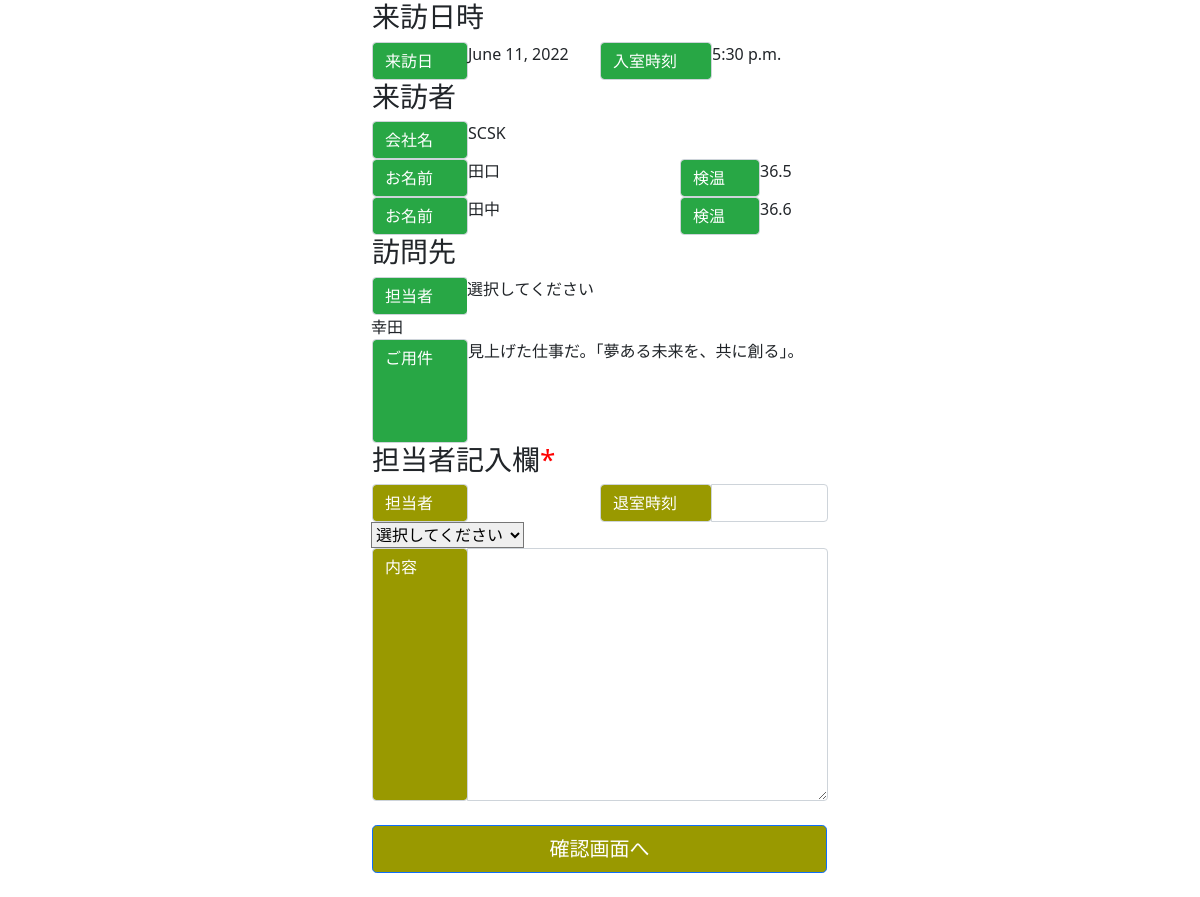
/detail/6/, run on the app's committed database.
### test_app/models.py (models this page shows, shortened)
class Visitors(models.Model):
    date = models.DateField(verbose_name='日付')
    time = models.TimeField(verbose_name='来室時刻')
    company_name = models.CharField(verbose_name='会社名', max_length=50, null=True, blank=True)
    visitor_name = models.CharField(verbose_name='お名前', max_length=25)
    temperature = models.FloatField(verbose_name='検温')
    accompany1_name = models.CharField(verbose_name='同行者1お名前', max_length=25, null=True, blank=True)
    accompany1_temp = models.FloatField(verbose_name='同行者1検温', null=True, blank=True)
    accompany2_name = models.CharField(verbose_name='同行者2お名前', max_length=25, null=True, blank=True)
    accompany2_temp = models.FloatField(verbose_name='同行者2検温', null=True, blank=True)
    accompany3_name = models.CharField(verbose_name='同行者3お名前', max_length=25, null=True, blank=True)
    accompany3_temp = models.FloatField(verbose_name='同行者3検温', null=True, blank=True)
    position = models.CharField(verbose_name='役職', max_length=25, null=True, blank=True)
    interviewer = models.CharField(verbose_name='担当者', max_length=25, null=True, blank=True)
    content = models.TextField(verbose_name='ご用件', null=True, blank=True)
    is_contacted = models.BooleanField(default=False, help_text='コンタクトしたらTrue')
    class Meta:
        db_table = 'visitors_history'
        verbose_name = '来訪者履歴'
        verbose_name_plural = '来訪者履歴'

### test_app/views.py (the view)
# urls.py: path('detail/<int:pk>/', views.detail, name='detail'),
def detail(request, pk):
    visitor = Visitors.objects.get(pk=pk)
    print(visitor.is_contacted)
    if visitor.is_contacted:
        contact = Contact.objects.filter(contact__pk=pk)[0]
        context = {
            'visitor': visitor,
            'contact': contact,
        }
        print(contact)
    else:
        form = MemberForm()
        context = {
            'visitor': visitor,
            'form': form,
        }
    return render(request, 'test_app/detail.html', context)

### test_app/forms.py
class MemberForm(forms.Form):
    member = forms.ModelChoiceField(Member.objects,  label='', empty_label='選択してください', to_field_name='name', required=False)

### test_app/models.py (called while the page is built)
    def __str__(self):
        return self.post.name + ' / ' + self.name

### test_app/templates/test_app/detail.html (shortened to what this page needs)
{% load static %}
<!DOCTYPE html>
<html lang="en">
  <head>
    <link href="https://cdn.jsdelivr.net/npm/bootstrap@5.0.2/dist/css/bootstrap.min.css" rel="stylesheet">
    <link rel="stylesheet" href="{% static 'css/mystyle.css' %}">
  </head>
  <body>
    <div class="container-fluid">
        <div class="row">
            <h3>来訪日時</h3>
              <div class="col" style="padding: 0; padding-left: 12px;">
                <div class="input-group">
                  <div class="input-group-prepend">
                    <div class="theme-label-contact form-control">来訪日</div>
                  </div>
                  {{ visitor.date }}
                </div>
              </div>
              <div class="col" style="padding: 0; padding-right: 12px;">
                <div class="input-group">
                  <div class="input-group-prepend">
                    <div class="theme-label-time-contact form-control">入室時刻</div>
                  </div>
                  {{ visitor.time }}
                </div>
              </div>
              <h3>来訪者</h3>
              <div class="input-group">
                <div class="input-group-prepend">
                  <div class="theme-label-contact form-control">会社名</div>
                </div>
                {{ visitor.company_name }}
              </div>
              <div class="col-8" style="padding: 0; padding-left: 12px;">
              <div class="input-group">
                <div class="input-group-prepend">
                  <div class="theme-label-contact form-control">お名前</div>
                </div>
                {{ visitor.visitor_name }}
              </div>
              </div>
              <div class="col-4" style="padding: 0; padding-right: 12px;">
                <div class="input-group">
                  <div class="input-group-prepend">
                    <div class="theme-label-tempcheck-contact form-control">検温</div>
                  </div>
                  {{ visitor.temperature }}
                </div>
              </div>
            </div>
            {% if visitor.accompany1_name %}
            <div class="row" style="padding: 0;">
              <div class="col-8" style="padding: 0; padding-left: 12px;">
              <div class="input-group">
                <div class="input-group-prepend">
                  <div class="theme-label-contact form-control">お名前</div>
                </div>
                {{ visitor.accompany1_name }}
              </div>
              </div>
              <div class="col-4" style="padding: 0; padding-right: 12px;">
                <div class="input-group">
                  <div class="input-group-prepend">
                    <div class="theme-label-tempcheck-contact form-control">検温</div>
                  </div>
                  {{ visitor.accompany1_temp }}
                </div>
              </div>
            </div>
            {% endif %}
        <div class="row">
            <h3>訪問先</h3>
            <div class="input-group">
              <div class="input-group-prepend">
                <div class="theme-label-contact form-control">担当者</div>
              </div>
              <div class="left-column-contact">
                {{ visitor.position }}
              </div>
              <div class="right-column-contact">
                {{ visitor.interviewer }}
              </div>
            </div>
            <div class="input-group">
              <div class="input-group-prepend">
                <div class="theme-label-textarea-contact form-control" rows="5">ご用件</div>
              </div>
              {{ visitor.content | linebreaksbr }}
            </div>
        </div>
      <div class="row">
        <h3>担当者記入欄<span style="color: red;">*</span></h3>
        {% if visitor.is_contacted %}
        <div class="col" style="padding: 0; padding-left: 12px;">
          <div class="input-group">
            <div class="input-group-prepend">
              <div class="theme-label-contact form-control">担当者</div>
            </div>
            {{ contact.interviewer }}
          </div>
        </div>
        <div class="col" style="padding: 0; padding-right: 12px;">
          <div class="input-group">
            <div class="input-group-prepend">
              <div class="theme-label-time-contact form-control">退室時刻</div>
            </div>
            {{ contact.time }}
          </div>
        </div>
        <div class="input-group">
          <div class="input-group-prepend">
            <div class="theme-label-textarea-contact form-control" rows="5">内容</div>
          </div>
          {{ contact.contents | linebreaksbr }}
        </div>
        <div>
        <br>
        </div>
        <div class="row" style="padding-right: 1px; padding-left: 24px;">
        {% comment %} <button type="button" class="btn btn-primary btn-sm" style="background-color:#006400;" onclick="location.href='{% url 'test_app:edit_contact' %}'"> {% endcomment %}
        <button type="button" class="btn btn-primary btn-sm col" style="background-color:#28a745; padding-left: 12px;" onclick="location.href='#'">
            コンタクト編集
        </button>
        {% comment %} <button type="button" class="btn btn-primary btn-sm" style="background-color:#006400;" onclick="location.href='{% url 'test_app:edit_contact' %}'"> {% endcomment %}
            <button type="button" class="btn btn-primary btn-sm col" style="background-color:#28a745;" onclick="location.href='#'">
            来訪/コンタクト編集
        </button>
        {% comment %} <button type="button" class="btn btn-primary btn-sm" style="background-color:#006400;" onclick="location.href='{% url 'test_app:edit_contact' %}'"> {% endcomment %}
            <button type="button" class="btn btn-primary btn-sm col" style="background-color:#28a745;" onclick="location.href='#'">
            コンタクト削除
        </button>
        {% comment %} <button type="button" class="btn btn-primary btn-sm" style="background-color:#006400;" onclick="location.href='{% url 'test_app:edit_contact' %}'"> {% endcomment %}
            <button type="button" class="btn btn-primary btn-sm col" style="background-color:#28a745; padding-right: 12px;" onclick="location.href='#'">
            来訪/コンタクト削除
        </button>
        </div>
        {% else %}
        <form action="{% url 'test_app:confirm_contact' visitor.pk %}" method="post">
        <div class="row">
            <div class="col" style="padding: 0; padding-left: 12px;">
                <div class="input-group">
                  <div class="input-group-prepend">
                    <div class="theme-label-contact-edit form-control">担当者</div>
                  </div>
                  {{ form }}
                </div>
            </div>
            <div class="col" style="padding: 0; padding-right: 12px;">
                <div class="input-group">
                    <div class="input-group-prepend">
                    <div class="theme-label-time-contact-edit form-control">退室時刻</div>
                    </div>
                    <input name="time" type="text" class="form-control" placeholder="" aria-label="" aria-describedby="basic-addon1">
                </div>
            </div>
            <div class="input-group">
                <div class="input-group-prepend">
                <div class="theme-label-textarea-contact-edit form-control" rows="5">内容</div>
                </div>
                <textarea name="contents" class="form-control" id="exampleFormControlTextarea1" rows="3"></textarea>
            </div>
            <div>
            <br>
            </div>
            <div class="row" style="padding-right: 1px; padding-left: 24px;">
            <button type="submit" class="btn btn-primary btn-lg" style="background-color:#999900;" autofocus>確認画面へ</button>
            </div>
            <div>
            <br>
            </div>
        </div>
        </form>
        {% endif %}
      </div>
    </div>
  </body>
</html>

### static/css/mystyle.css (style rules this page uses)
.container-fluid { margin-right: auto; margin-left: auto; max-width: 40%; }
.theme-label-contact { background-color:#28a745; color:white; width: 6em; }
.theme-label-time-contact { background-color:#28a745; color:white; width: 7em; }
.theme-label-textarea-contact { background-color:#28a745; color:white; width: 6em; height: 6.5em; }
.theme-label-contact-edit { background-color:#999900; color:white; width: 6em; }
.theme-label-time-contact-edit { background-color:#999900; color:white; width: 7em; }
.theme-label-textarea-contact-edit { background-color:#999900; color:white; width: 6em; height: 15.8em; }
#id_member { width: 67%; }
.left-column-contact { float: left; width: 30%; background-color: white; }
.right-column-contact { float: right; width: 53.8%; background-color: white; }
.theme-label-tempcheck-contact { background-color:#28a745; color:white; width: 5em; }

### data on the page
Visitors: date "June 11, 2022", time "5:30 p.m.", company_name "SCSK", visitor_name "田口", temperature "36.5", accompany1_name "田中", accompany1_temp "36.6", position "選択してください", interviewer "幸田", content "見上げた仕事だ。「夢ある未来を、共に創る」。"
